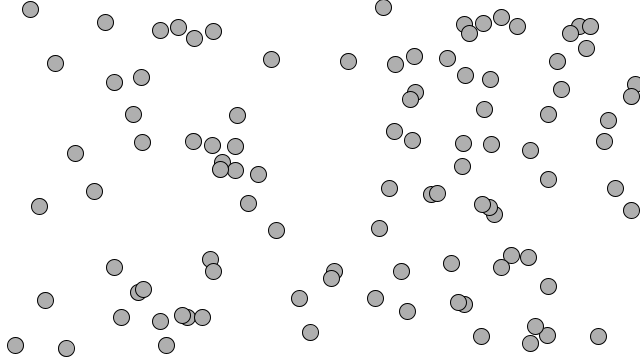
Frame 1 (no input)
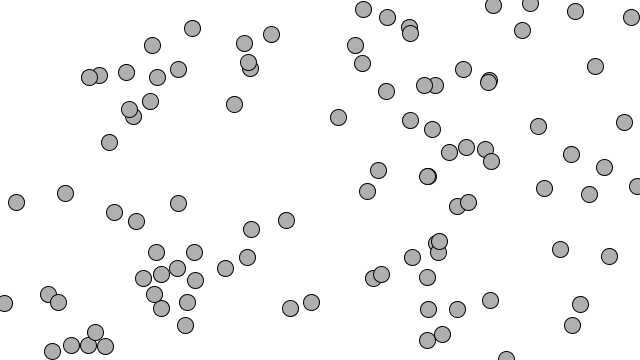
Frame 60 (the mouse pressed at the canvas centre just before this capture)
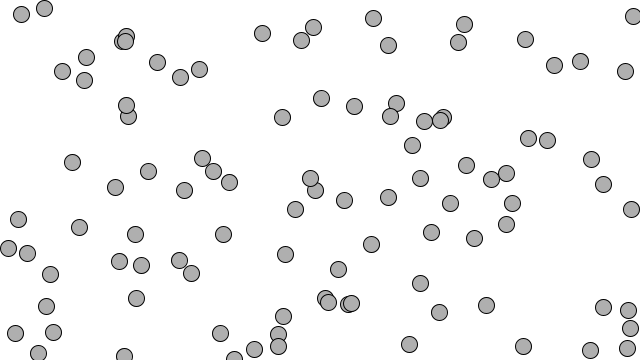
Frame 120 (the mouse held since frame 60 and released just before this capture)

The Processing sketch that drew these frames (run headless with seeded random() and noise(); from frame 60 on, the mouse is pressed at the canvas centre):

// Processing sketch: Noc01_10_Eg1_7_Motion101
// ── Noc01_10_Eg1_7_Motion101.pde
int MAX_MOVERS = 100;

Mover[] mover = new Mover[MAX_MOVERS];

void setup() {
  size(640, 360);

  for (int i = 0; i < MAX_MOVERS; i++) {
    mover[i] = new Mover();
  }
}
void draw() {
  background(255);
  for (int i = 0; i < MAX_MOVERS; i++) {
    mover[i].update();
    mover[i].checkEdges();
    mover[i].display();
  }
}
// ── Mover.pde
// Nature of Code - page 46

class Mover {
  PVector location;
  PVector velocity;

  Mover() {
    location = new PVector(random(width), random(height));
    velocity = new PVector(random(-2,2), random(-2,2));
  }
  
  void update() {
    location.add(velocity);
  }

  void display() {
    stroke(0);
    fill(175);
    ellipse(location.x, location.y, 16, 16);
  }
  
  void checkEdges() {
    if (location.x > width) {
      location.x = 0;
    } else if (location.x < 0) {
      location.x = width;
    }
    
    if (location.y > height) {
      location.y = 0;
    } else if (location.y < 0) {
      location.y = height;
    }
  }
}
